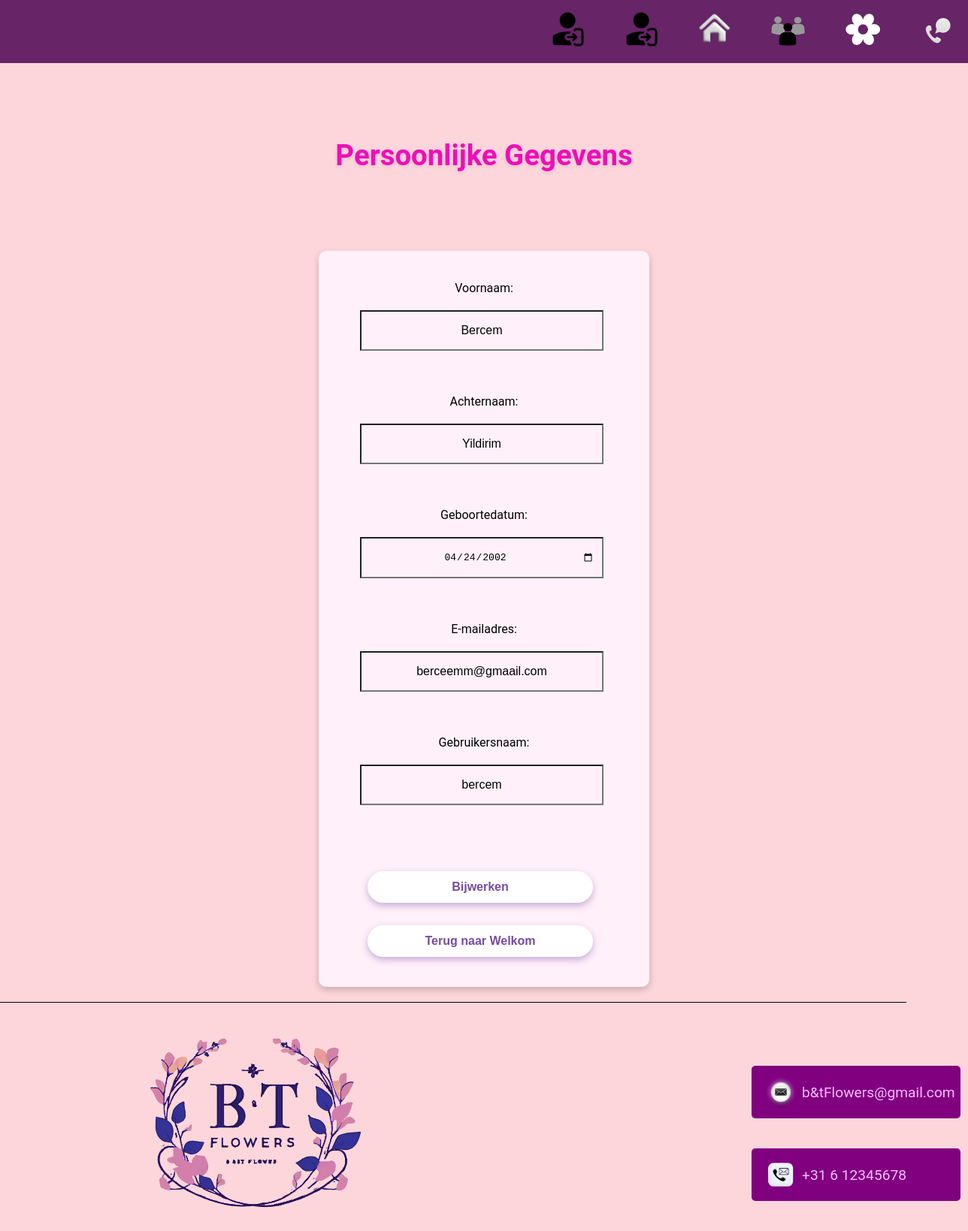
The app's page /personal-data.php (signed in) with its own data.
### tables this page shows
CREATE TABLE `users` (
  `id` int(11) NOT NULL,
  `firstname` varchar(50) NOT NULL,
  `lastname` varchar(50) NOT NULL,
  `date` date DEFAULT NULL,
  `email_address` varchar(100) NOT NULL,
  `username` varchar(50) NOT NULL,
  `password` varchar(100) NOT NULL,
  `is_admin` tinyint(1) NOT NULL
);

### personal-data.php (the view, shortened to what this page needs)
<?php
require_once "views/header.php";
global $pdo;
$user_id = $_SESSION['user_id'];
$stmt = $pdo->prepare("SELECT firstname, lastname, date, email_address, username FROM users WHERE id = :id");
$stmt->execute([':id' => $user_id]);
$user_data = $stmt->fetch(PDO::FETCH_ASSOC);
?>
<!DOCTYPE html>
<html lang="nl">
<head>
    <link rel="stylesheet" href="css/style.css" />
</head>
<body>
<div class="personal-data-container">
    <h2 class="personal-data-title">Persoonlijke Gegevens</h2>
    <div class="messages">
    </div>
    <form class="personal-data-form" action="personal-data.php" method="post">
        Voornaam: <input type="text" name="firstname" value="<?= htmlspecialchars($user_data['firstname']) ?>" required><br><br>
        Achternaam: <input type="text" name="lastname" value="<?= htmlspecialchars($user_data['lastname']) ?>" required><br><br>
        Geboortedatum: <input type="date" name="date" value="<?= htmlspecialchars($user_data['date']) ?>" required><br><br>
        E-mailadres: <input type="email" name="email_address" value="<?= htmlspecialchars($user_data['email_address']) ?>" required><br><br>
        Gebruikersnaam: <input type="text" name="username" value="<?= htmlspecialchars($user_data['username']) ?>" required><br><br>
        <button class="personal-data-btn" type="submit">Bijwerken</button>
        <button class="personal-data-btn"><a href="welcome.php">Terug naar Welkom</a></button>
    </form>
</div>
<?php require_once "views/footer.php"; ?>
</body>
</html>

### css/style.css (style rules this page uses)
:root { --text-color: black; --bg-color: #f2f2f2; --home-background-color: black; --home-text-color: white; --border-color: #79125b; --hover-color: magenta; --social-icons-color: #b817ca; --social-icons-border: #8728b4; --social-icons-background: pink; --btn-background-color: #111; --border-bottom-focus-color: #de69f9; --border-bottom-input-color: #8c8989; --input-label-color: #655656; --text-shadow-color: #b817ca; --contact-page-text-color: #ef0eb7; --box-shadow-img: rgba(0, 0, 0, 0.5); --contact-form-h2-color: #ea75cc; }
* { margin:0;padding:0; }
body { font-family: 'Roboto', sans-serif; background-color: #fcd6da; color: var(--text-color); }
button { display: block; text-align: center; font-size: 1.2em; color: var(--home-text-color); text-decoration: none; margin-top: 10px; padding: 8px 12px; border: 2px solid var(--border-color); border-radius: 5px; background-color: var(--btn-background-color); transition: 0.3s; width: 250px; }
.personal-data-container { display: grid; grid-template-columns: 1fr; grid-template-rows: 100px 100px 100px 1050px 200px; grid-template-areas: "hd" "personal-title" "messages" "form" "personal-a" "ft1"; }
.personal-data-title { grid-area: personal-title; font-size: 2.4rem; margin-bottom: 15px; font-weight: 700; text-shadow: 0 2px 4px var(--text-shadow-color); color: var(--contact-page-text-color); text-align: center; }
.personal-data-form { grid-area: form; display: flex; flex-direction: column; gap: 20px; max-width: 600px; margin: auto; text-align: center; padding: 40px 20px; background-color: #fff0f9; border-radius: 10px; box-shadow: 0 4px 10px rgba(0, 0, 0, 0.2); margin-top: -50px; margin-bottom: 350px; height: 900px; width: 400px; }
.personal-data-form input { padding: 10px; font-size: 1em; background-color: transparent; transition: 0.3s; text-align: center; width: 300px; height: 300px; margin-left: 35px; }
.personal-data-btn { background-color: #ffffff; color: #764ba2; border: none; padding: 12px 25px; font-weight: 600; border-radius: 30px; cursor: pointer; font-size: 1rem; transition: background-color 0.3s ease, color 0.3s ease; box-shadow: 0 4px 10px rgba(118,75,162,0.4); min-width: 120px; width: 300px; height: 50px; margin-left: 45px; }
.personal-data-btn a { color: inherit; text-decoration: none; display: block; }
.messages { grid-area: messages; font-size: 1.1rem; margin-bottom: 30px; font-weight: 500; text-shadow: 0 1px 3px hotpink; color: purple; text-align: center; margin-top: 20px; }
:root { --primary-color: #764ba2; --primary-hover: #5a3780; --background-color: #f7f5fb; --card-background: rgba(255 255 255 / 0.85); --shadow-color: rgba(118, 75, 162, 0.3); --text-primary: #2c2c2c; --text-secondary: #5c5470; --text-muted: #a097b8; --text-shadow-color: rgba(118, 75, 162, 0.15); --border-radius: 16px; --gap: 24px; --transition: 0.35s ease; }
button > a { display: block; width: 100%; height: 100%; color: inherit; text-decoration: none; user-select: none; }

### records on screen
users: firstname "Bercem", lastname "Yildirim", date "04/24/2002", email_address "berceemm@gmaail.com", username "bercem"
